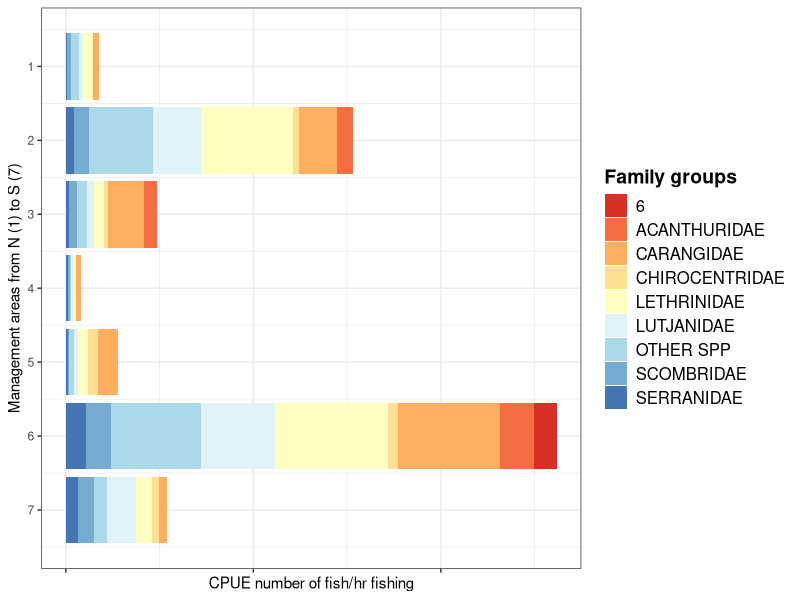
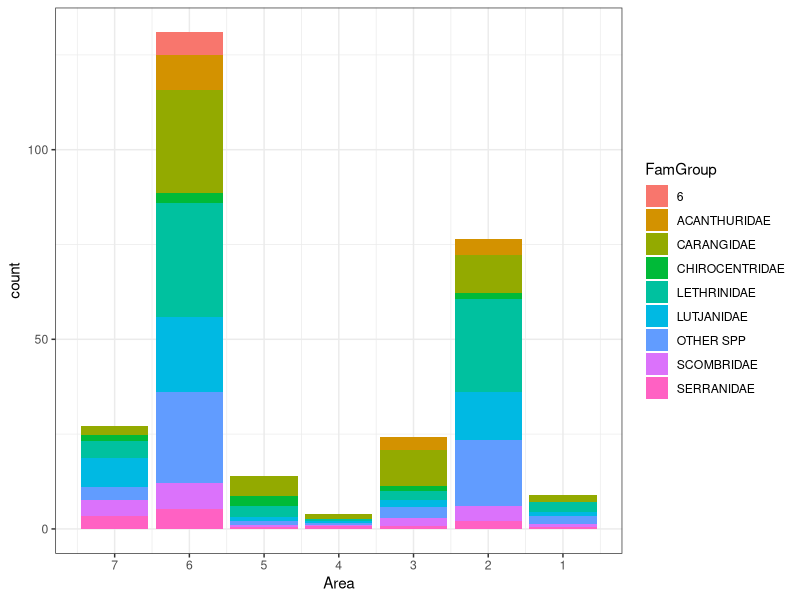
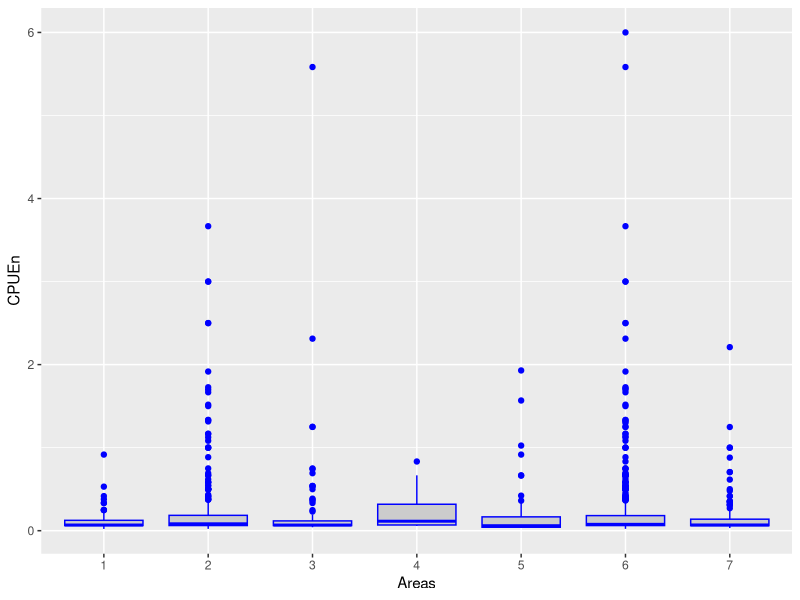
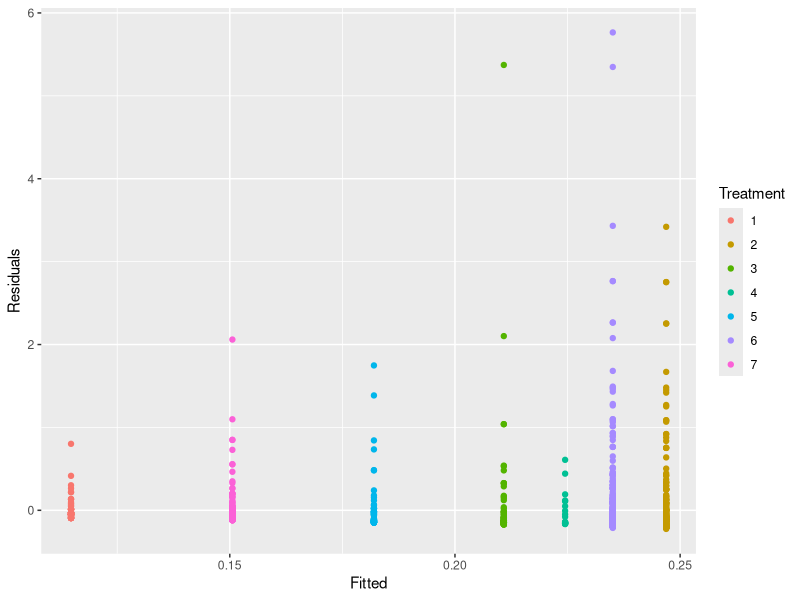
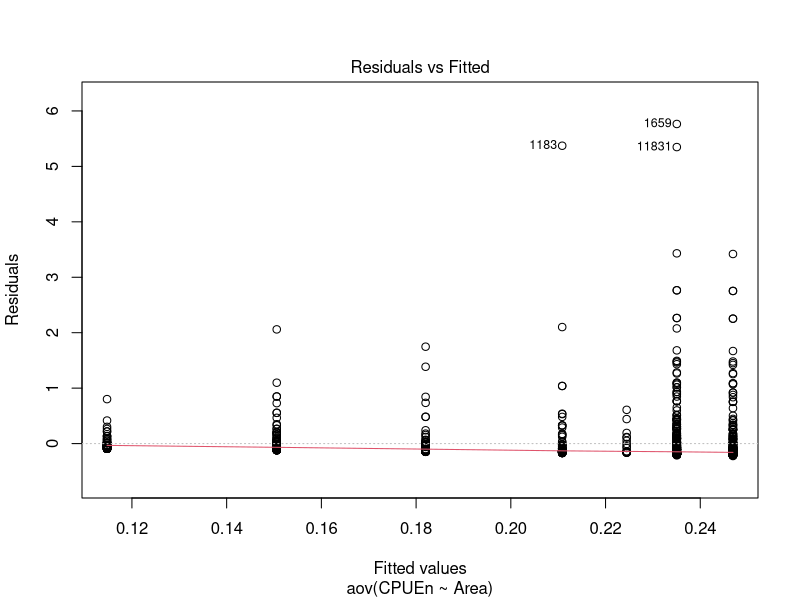
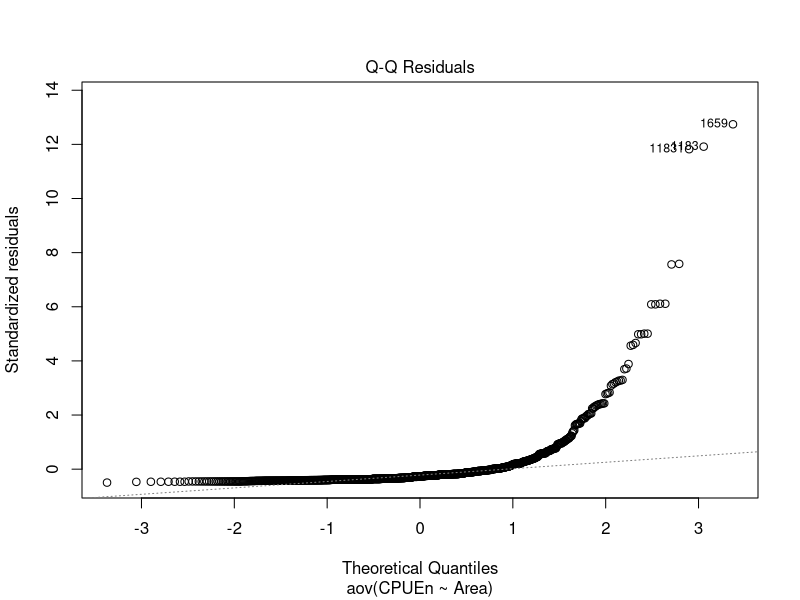
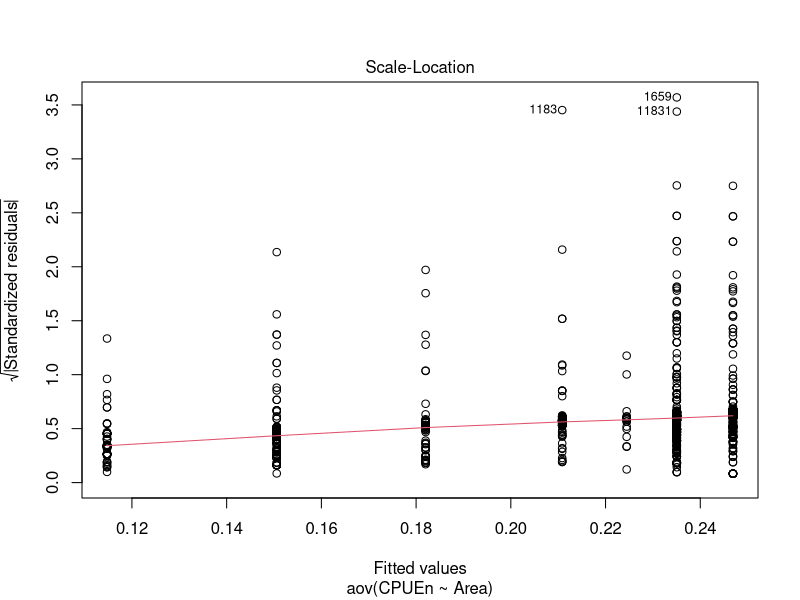
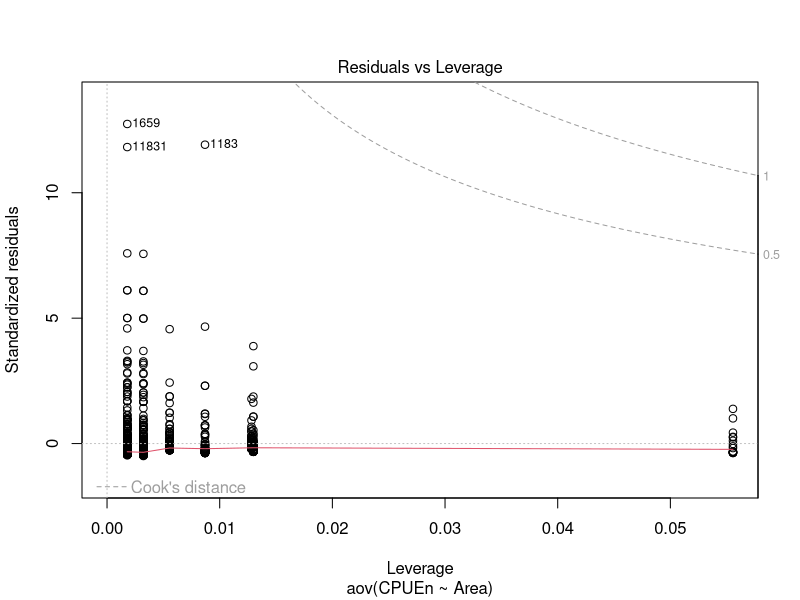

Generate these figures, in order, with R: (Note: this script raises an error after producing the figures.)
#' @title Sudan bar-graph of catches by latitude & management areas
#' @description make stacked bar-graph of catches
#' @author Erik Olsen
#' @note Revised Oct 2017
#' 


#' 
#' LIBRARIES AND SOURCES
#' --------------------------
#' 
library("ggplot2")
library("RColorBrewer")
library("reshape2")

#' LOADING DATA
#' --------------------------
setwd("/Users/eriko/ownCloud/Research/Sudan/SurveyProj2012_14/All_data")
catch<-read.csv2("catch.csv")
catch$survey<-as.factor(catch$survey)
ps<-data.frame(x=37.21709967,y=19.600512, group=1 )
catch$CPUEw<-catch$weight/catch$Fhrs
catch$CPUEn<-catch$number/catch$Fhrs

#' Add Month. Year survey column
catch$survey_m<-as.character(catch$survey)
catch$survey_m<-replace(catch$survey_m, grep("2012901", catch$survey_m), "Nov. 2012")
catch$survey_m<-replace(catch$survey_m, grep("2013002", catch$survey_m), "May 2013")
catch$survey_m<-replace(catch$survey_m, grep("2013005", catch$survey_m), "Nov. 2013")


#' ALGORITHM FOR ALLOCATING management areas
# A1 lat > 21.3
# A2 lat > 20.6 & lat <= 21.3
# A3 lat > 20.0 & lat <= 20.6
# A4 lat > 19.0 & lat <= 20.0, lon < 37.5
# A5 lat > 18.6 & lat <= 19.0, lon < 37.8
# A6  - the rest
# A7 lat <= 18.9    lon >= 37.8  & lon < 38.5
A1<-subset(catch, lat > 21.3)
A1$Area<-1

A2<-subset(catch, lat<=21.3)
A2<-subset(A2, lat>20.6)
A2$Area<-2

A3<-subset(catch, lat<=20.6)
A3<-subset(A3, lat>20)
A3$Area<-3

A4<-subset(catch, lat<=20)
A4<-subset(A4, lat>19)
A4<-subset(A4, lon<37.5)
A4$Area<-4

A5<-subset(catch, lat<=19)
A5<-subset(A5, lat>18.6)
A5<-subset(A5, lon<37.8)
A5$Area<-5

A6<-subset(catch, lon>=37.122)
A6a<-subset(A6, lat>18.97)
A6a$Area<-6
A6b<-subset(A6, lon>=38.5)
A6b<-6

A7<-subset(catch, lat<=18.9)
A7<-subset(A7, lon<38.5)
A7<-subset(A7, lon>=37.8)
A7$Area<-7

catch<-rbind(A1, A2, A3, A4, A5, A6a, A6b, A7)


#' selecting only stations with catch
catch1<-subset(catch, Sci_name!="NO CATCH")

#' removes stations shorter than 1 hour
catch1<-subset(catch1, Fhrs>1)
catch.traps<-subset(catch1, gear!="GN")

#' reordering the species groups
fam.names<-c("ACANTHURIDAE", "CARANGIDAE", "CHIROCENTRIDAE", "LETHRINIDAE", "LUTJANIDAE", "SCOMBRIDAE",     "SERRANIDAE", "OTHER SPP" )  
levels(catch1$FamGroup)<-fam.names


#' CREATING CHARTS
#' ---------------------------
#' just for stations with catch
#lat.plot<-ggplot(catch1, aes(lat, fill=FamGroup)) + geom_bar(binwidt=0.2, aes( weight=weight)) +theme_bw()
# CPUE Numbers plot
lat.plot<-ggplot(catch1, aes(Area, fill=FamGroup)) + geom_bar(binwidt=0.2, aes( weight=CPUEn)) +theme_bw() + scale_x_reverse(breaks=c(1,2,3,4,5,6,7)) 
lat.plot + scale_fill_brewer(palette="RdYlBu", name="Family groups") + coord_flip() + theme(legend.title = element_text(size=14, face="bold")) + theme(legend.text = element_text(size=12)) + ylab("CPUE number of fish/hr fishing") + xlab("Management areas from N (1) to S (7)") + theme(axis.text.x = element_blank()) 
#ggsave("latitude_catch.png")
lat.plot
ggsave("management area CPUE numbers.png")

#ANOVA CPUEn
catch.df<-subset(catch1, number>0)
catch.df$Area<-factor(catch.df$Area, labels = c(1:7))

ggplot(catch.df, aes(x = Area, y = CPUEn)) +geom_boxplot(fill = "grey80", colour = "blue") +scale_x_discrete() + xlab("Areas") +ylab("CPUEn")

catch.anova<-lm(CPUEn ~ Area, data = catch.df)
summary(catch.anova)
anova(catch.anova)
confint(catch.anova)
# not significant

# Residual plot ANOVA CPUEn
catch.mod <- data.frame(Fitted = fitted(catch.anova), Residuals = resid(catch.anova), Treatment = catch.df$Area)

ggplot(catch.mod, aes(Fitted, Residuals, colour = Treatment)) + geom_point()
ggsave("CPUEn anova residuals.png")

#Tukey post.hoc test
catch.aov<-aov(CPUEn ~ Area, data = catch.df)
posthoc<-TukeyHSD(x=catch.aov, 'Area', conf.level=0.95)
plot(catch.aov)

#CPUE kg plot
lat.plot<-ggplot(catch1, aes(Area, fill=FamGroup)) + geom_bar(binwidt=0.2, aes( weight=CPUEw)) +theme_bw() + scale_x_reverse(breaks=c(1,2,3,4,5,6,7)) 
lat.plot + scale_fill_brewer(palette="RdYlBu", name="Family groups") + coord_flip() + theme(legend.title = element_text(size=14, face="bold")) + theme(legend.text = element_text(size=12)) + ylab("CPUE weight (kg) of fish/hr fishing") + xlab("Management areas from N (1) to S (7)") 
+ theme(axis.text.x = element_blank()) 
lat.plot
ggsave("management area CPUE weight.tiff")

#ANOVA analysis of catch pr management area

catch.anova<-lm(CPUEw ~ Area, data = catch.df)
summary(catch.anova)
anova(catch.anova)
confint(catch.anova)
# no significant differences between management areas for CPUE-weight

#ANOVA by year and area
catch.anova2<-lm(CPUEw ~  survey + Area, data = catch.df)
summary(catch.anova2)
anova(catch.anova2)
#significant for intercept & survey 2013002
a1 <- aov(CPUEw ~  survey + Area, data = catch.df)
posthoc <- TukeyHSD(x=a1, 'survey', conf.level=0.95)
posthoc <- TukeyHSD(x=a1, 'Area', conf.level=0.95)


# demersal only
ggplot(catch.traps, aes(lat, fill=FamGroup)) + geom_bar(binwidt=0.2, aes(weight=weight)) +theme_bw()+ scale_fill_brewer(palette="RdYlBu") + coord_flip() + ylab("Cumulative Catch Weight") + xlab("Latitude (Deg. N)") + theme(axis.text.x = element_blank())
ggsave("latitude_catch_noGN.png")


#' PLOT BY GEAR TYPE
#' ------------------------------
catch.3gear<-subset(catch1, gear=="GN" | gear=="HL" | gear =="TB")

gear.plot <- ggplot(catch.3gear, aes(FamGroup, fill=survey_m)) + geom_bar(binwidt=0.2, aes( weight=CPUEw)) +theme_bw() + facet_wrap(~gear) + coord_flip() +xlab("") + ylab("kg fish/hour fishing")  + guides(fill=guide_legend(title="Survey"))
gear.plot
ggsave("gearplot.tiff")

gear.plot <- ggplot(catch.3gear, aes(FamGroup, fill=survey)) + geom_bar(binwidt=0.2, aes( weight=number)) +theme_bw() + facet_wrap(~gear) + coord_flip()  + theme(axis.text.x = element_blank()) + ylab("") + xlab("")
gear.plot

#' ------------------------------
#' SPECIES NUMBERS PR AREA

sp.indicies<-by(catch$species, catch$Area, summary)

sp.numbers<-c(0)

species.area.list<-list(1,2,3,4,5,6,7)

for (j in 1:length(species.area.list)) {
  for (i in 1:length(sp.indicies[[j]])){
    if (sp.indicies[[j]][i] != 0) { 
      species.area.list[[j]] <- species.area.list[[j]] +sp.indicies[[j]][i]/sp.indicies[[j]][i] }
    else  { species.area.list[[j]]<-species.area.list[[j]] }
  }
}

m.species<-melt(species.area.list)

#' Species No. Plots
species.plot<-ggplot(m.species, aes(x=L1, y=value)) + geom_bar(stat="identity", fill="steelblue") +theme_bw() + scale_x_reverse(breaks=c(1,2,3,4,5,6,7)) 
species.plot  + coord_flip() + theme(legend.title = element_text(size=14, face="bold")) + theme(legend.text = element_text(size=12)) + ylab("Number of species caught") + xlab("Management areas from N (1) to S (7)") 
ggsave("No species pr area.png")





#' SPECIES PR UNIT EFFORT
#' --------------------------

ss.list<-unique(catch1$ss)

spue.table<-data.frame(0,0,0,0,0)
colnames(spue.table)<-c("ss","area", "spue", "nspec", "survey")

for (i in 1:length(ss.list)) { 
  spue.table[i,1] <- subset(catch1, catch1$ss == ss.list[i])$ss[1]
  spue.table[i,2] <- subset(catch1, catch1$ss == ss.list[i])$Area[1]
  spue.table[i,3] <- nrow(subset(catch1, catch1$ss == ss.list[i]))/subset(catch1, catch1$ss == ss.list[i])$Fhrs[1] 
  spue.table[i,4] <- nrow(subset(catch1, catch1$ss == ss.list[i])) 
  spue.table[i,5] <- as.integer(substr(ss.list[i], 1,7))
}

#summary statistics
by(spue.table, spue.table$survey, summary)


spue.agg<-aggregate(spue.table, list(Area = spue.table$area), mean)

spue.plot<-ggplot(spue.agg, aes(x=area, y=spue)) + geom_bar(stat="identity", fill="steelblue") +theme_bw() + scale_x_reverse(breaks=c(1,2,3,4,5,6,7)) 
spue.plot  + coord_flip() + theme(legend.title = element_text(size=14, face="bold")) + theme(legend.text = element_text(size=12)) + ylab("Species caught pr hour of fishing") + xlab("Management areas from N (upper) to S (lower)") 
ggsave("SPUE species pr area.png")



#ANOVA Species Numbers
spue.df<-spue.table
spue.df$area<-factor(spue.df$area, labels = c(1:7))

ggplot(spue.df, aes(x = area, y = nspec)) +geom_boxplot(fill = "grey80", colour = "blue") +scale_x_discrete() + xlab("Areas") +ylab("number of species")

spue.anova<-lm(nspec ~ area, data = spue.df)
summary(spue.anova)
#significant for 1, 2 and 3
anova(spue.anova)
confint(spue.anova)
#  significant

# Residual plot species number
spue.mod <- data.frame(Fitted = fitted(spue.anova), Residuals = resid(spue.anova), Treatment = spue.df$area)

ggplot(spue.mod, aes(Fitted, Residuals, colour = Treatment)) + geom_point()
ggsave("species numbers anova residuals.png")

#Tukey post.hoc test
spue.aov<-aov(nspec ~ area, data = spue.df)
posthoc<-TukeyHSD(x=spue.aov, 'area', conf.level=0.95)
plot(spue.aov)
# many significan effects



#ANOVA Species CPUE
spue.df<-spue.table
spue.df$area<-factor(spue.df$area, labels = c(1:7))

ggplot(spue.df, aes(x = area, y = spue)) +geom_boxplot(fill = "grey80", colour = "blue") +scale_x_discrete() + xlab("Areas") +ylab("CPUEn")

spue.anova<-lm(spue ~ area, data = spue.df)
summary(spue.anova)
#not significant
anova(spue.anova)
confint(spue.anova)
#  significant

# Residual plot species number
spue.mod <- data.frame(Fitted = fitted(spue.anova), Residuals = resid(spue.anova), Treatment = spue.df$area)

ggplot(spue.mod, aes(Fitted, Residuals, colour = Treatment)) + geom_point()
ggsave("species numbers anova residuals.png")

#Tukey post.hoc test
spue.aov<-aov(spue ~ area, data = spue.df)
posthoc<-TukeyHSD(x=spue.aov, 'area', conf.level=0.95)
plot(spue.aov)
# many significan effects
